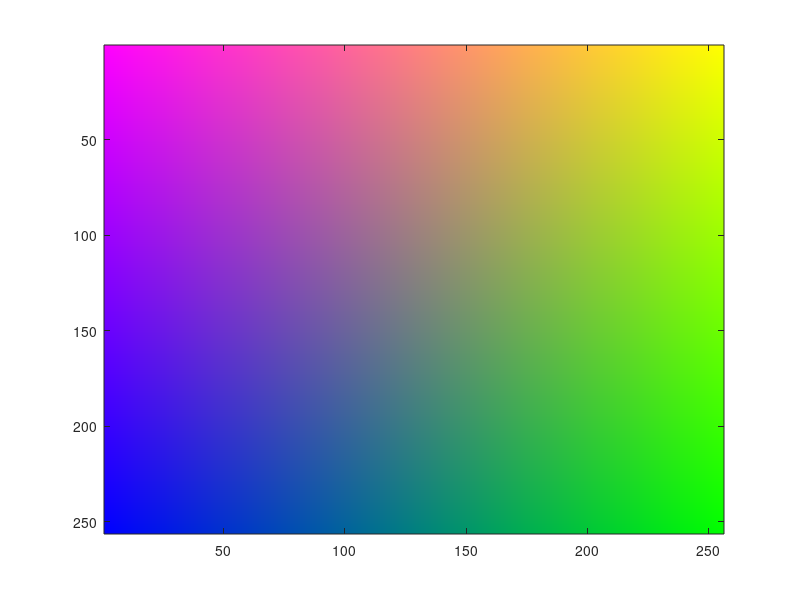

This figure's MATLAB source:
% r=zeros(256,256,3);
% for i=(256:-1:1)
%     r(i,:,1)=i;
%     r(i,:,2)=i;
%     r(i,:,3)=i;
% end
% r=rot90(rot90(r));
% imagesc(uint8(r));

x=zeros(256,256,3);
red=1;
blue=1;
green=0;

for i=1:256;
    x(i,:,1)=red;
    red=red-(1/255);
end
for j=1:256;
    x(:,j,3)=blue;
    blue=blue-1/255;
end
for k=1:256;
    x(:,k,2)=green;
    green=green+1/255;
end
imagesc(x)
